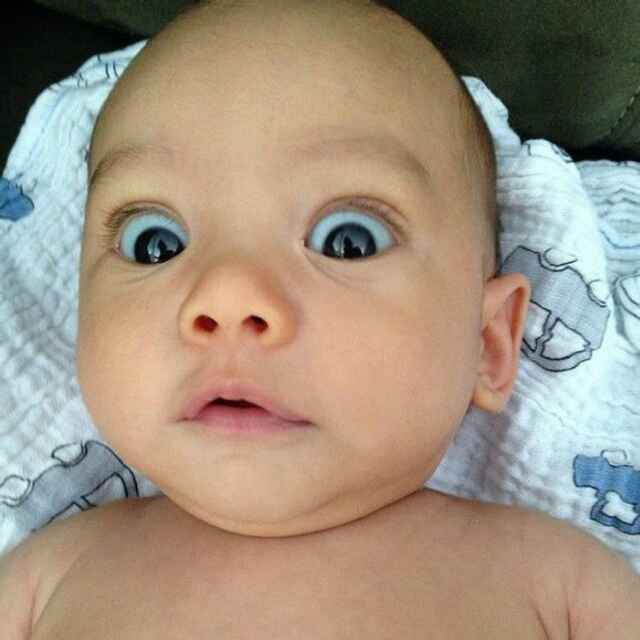
#> input picture vvzwvv/0000/in.jpg, 640 x 640 px
$ python 0000.py
#> lines starting #> are read from the running program, lines starting #| are printed output that depends on the picture
from PIL import Image, ImageDraw, ImageFont

def add_num(num, fill, font_name):
#> called with num = 2, fill = (255, 0, 0), font_name = 'verdana.ttf'
	im = Image.open("in.jpg")
#> im is the input picture: PIL image 640x640 RGB; mean R, G, B 160.4, 145, 127.1
	xsize, ysize = im.size
#> xsize = 640; ysize = 640
	draw = ImageDraw.Draw(im)
	text = str(num)
	font = ImageFont.truetype(font_name, xsize // 5)
	draw.text((ysize // 5 * 4, 0), text, fill, font)
	im.save("out.jpg")
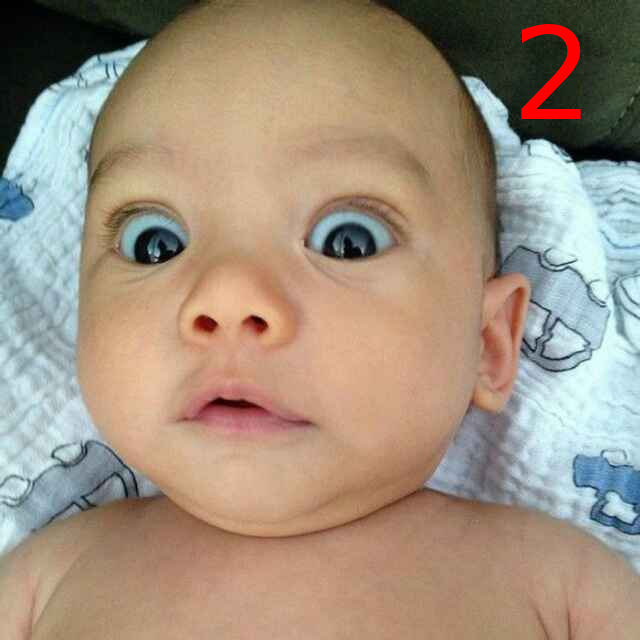
#> saved as out.jpg: PIL image 640x640 RGB; mean R, G, B 161.6, 144.8, 127

num = 2
fill = (255, 0, 0)
font_name = "verdana.ttf"
add_num(num, fill, font_name)
